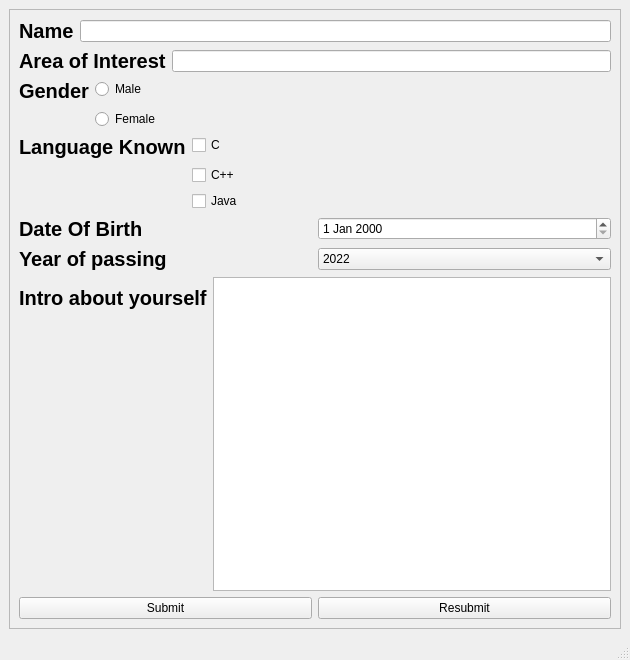
<?xml version="1.0" encoding="UTF-8"?>
<ui version="4.0">
 <class>MainWindow</class>
 <widget class="QMainWindow" name="MainWindow">
  <property name="geometry">
   <rect>
    <x>0</x>
    <y>0</y>
    <width>630</width>
    <height>660</height>
   </rect>
  </property>
  <property name="windowTitle">
   <string>MainWindow</string>
  </property>
  <property name="iconSize">
   <size>
    <width>30</width>
    <height>30</height>
   </size>
  </property>
  <widget class="QWidget" name="centralwidget">
   <layout class="QVBoxLayout" name="verticalLayout">
    <item>
     <widget class="QFrame" name="frame">
      <property name="frameShape">
       <enum>QFrame::StyledPanel</enum>
      </property>
      <property name="frameShadow">
       <enum>QFrame::Raised</enum>
      </property>
      <layout class="QVBoxLayout" name="verticalLayout_2">
       <item>
        <layout class="QGridLayout" name="gridLayout">
         <item row="0" column="0">
          <layout class="QHBoxLayout" name="horizontalLayout_2">
           <item>
            <widget class="QLabel" name="label">
             <property name="sizeIncrement">
              <size>
               <width>0</width>
               <height>0</height>
              </size>
             </property>
             <property name="font">
              <font>
               <pointsize>15</pointsize>
               <weight>75</weight>
               <bold>true</bold>
              </font>
             </property>
             <property name="text">
              <string>Name</string>
             </property>
             <property name="scaledContents">
              <bool>true</bool>
             </property>
            </widget>
           </item>
           <item>
            <widget class="QLineEdit" name="lineEdit"/>
           </item>
          </layout>
         </item>
         <item row="1" column="0">
          <layout class="QHBoxLayout" name="horizontalLayout_3">
           <item>
            <widget class="QLabel" name="label_2">
             <property name="font">
              <font>
               <pointsize>15</pointsize>
               <weight>75</weight>
               <bold>true</bold>
              </font>
             </property>
             <property name="text">
              <string>Area of Interest</string>
             </property>
            </widget>
           </item>
           <item>
            <widget class="QLineEdit" name="lineEdit_2"/>
           </item>
          </layout>
         </item>
         <item row="2" column="0">
          <layout class="QFormLayout" name="formLayout">
           <item row="0" column="0">
            <widget class="QLabel" name="label_3">
             <property name="font">
              <font>
               <pointsize>15</pointsize>
               <weight>75</weight>
               <bold>true</bold>
              </font>
             </property>
             <property name="text">
              <string>Gender</string>
             </property>
            </widget>
           </item>
           <item row="0" column="1">
            <widget class="QRadioButton" name="radioButton">
             <property name="text">
              <string>Male</string>
             </property>
            </widget>
           </item>
           <item row="1" column="1">
            <widget class="QRadioButton" name="radioButton_2">
             <property name="text">
              <string>Female</string>
             </property>
            </widget>
           </item>
          </layout>
         </item>
         <item row="3" column="0">
          <layout class="QFormLayout" name="formLayout_2">
           <item row="0" column="0">
            <widget class="QLabel" name="label_4">
             <property name="font">
              <font>
               <pointsize>15</pointsize>
               <weight>75</weight>
               <bold>true</bold>
              </font>
             </property>
             <property name="text">
              <string>Language Known</string>
             </property>
            </widget>
           </item>
           <item row="0" column="1">
            <widget class="QCheckBox" name="checkBox">
             <property name="text">
              <string>C</string>
             </property>
            </widget>
           </item>
           <item row="1" column="1">
            <widget class="QCheckBox" name="checkBox_2">
             <property name="text">
              <string>C++</string>
             </property>
            </widget>
           </item>
           <item row="2" column="1">
            <widget class="QCheckBox" name="checkBox_3">
             <property name="text">
              <string>Java</string>
             </property>
            </widget>
           </item>
          </layout>
         </item>
         <item row="4" column="0">
          <layout class="QHBoxLayout" name="horizontalLayout_4">
           <item>
            <widget class="QLabel" name="label_5">
             <property name="font">
              <font>
               <pointsize>15</pointsize>
               <weight>75</weight>
               <bold>true</bold>
              </font>
             </property>
             <property name="text">
              <string>Date Of Birth</string>
             </property>
            </widget>
           </item>
           <item>
            <widget class="QDateEdit" name="dateEdit"/>
           </item>
          </layout>
         </item>
         <item row="5" column="0">
          <layout class="QHBoxLayout" name="horizontalLayout_5">
           <item>
            <widget class="QLabel" name="label_6">
             <property name="font">
              <font>
               <pointsize>15</pointsize>
               <weight>75</weight>
               <bold>true</bold>
              </font>
             </property>
             <property name="text">
              <string>Year of passing</string>
             </property>
            </widget>
           </item>
           <item>
            <widget class="QComboBox" name="comboBox">
             <item>
              <property name="text">
               <string>2022</string>
              </property>
             </item>
             <item>
              <property name="text">
               <string>2021</string>
              </property>
             </item>
             <item>
              <property name="text">
               <string>2020</string>
              </property>
             </item>
             <item>
              <property name="text">
               <string>2019</string>
              </property>
             </item>
            </widget>
           </item>
          </layout>
         </item>
         <item row="6" column="0">
          <layout class="QFormLayout" name="formLayout_3">
           <item row="0" column="0">
            <widget class="QLabel" name="label_7">
             <property name="font">
              <font>
               <pointsize>15</pointsize>
               <weight>75</weight>
               <bold>true</bold>
              </font>
             </property>
             <property name="text">
              <string>Intro about yourself</string>
             </property>
            </widget>
           </item>
           <item row="0" column="1">
            <widget class="QPlainTextEdit" name="plainTextEdit"/>
           </item>
          </layout>
         </item>
         <item row="7" column="0">
          <layout class="QHBoxLayout" name="horizontalLayout_6">
           <item>
            <widget class="QPushButton" name="pushButton">
             <property name="text">
              <string>Submit</string>
             </property>
            </widget>
           </item>
           <item>
            <widget class="QPushButton" name="pushButton_2">
             <property name="text">
              <string>Resubmit</string>
             </property>
            </widget>
           </item>
          </layout>
         </item>
        </layout>
       </item>
      </layout>
     </widget>
    </item>
   </layout>
  </widget>
  <widget class="QMenuBar" name="menubar">
   <property name="geometry">
    <rect>
     <x>0</x>
     <y>0</y>
     <width>630</width>
     <height>26</height>
    </rect>
   </property>
  </widget>
  <widget class="QStatusBar" name="statusbar"/>
 </widget>
 <resources/>
 <connections/>
</ui>
